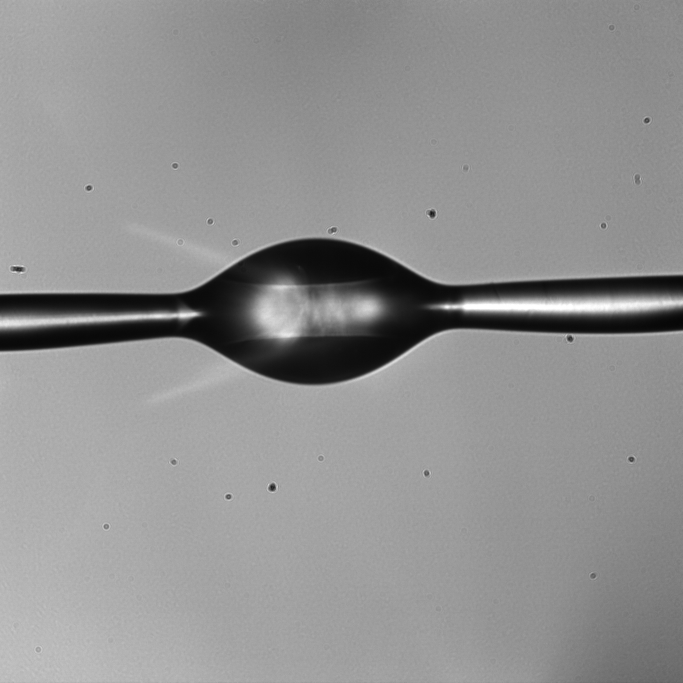
#> input picture python_assignments/fibdata/image1.jpg, 2048 x 2048 px (shown at 1/3 size)
$ python droplet_detect.py
#> lines starting #> are read from the running program, lines starting #| are printed output that depends on the picture; after the words box and inside, x2 and y2 are one past the last pixel; in counts of white or black regions, pixels touching at a corner belong together
import numpy as np
import cv2 as cv


img1 = cv.imread('image1.jpg')
#> img1 is the input picture: shape (2048, 2048, 3); min 5, max 255, mean 145.3
img = cv.resize(img1,(512,512))
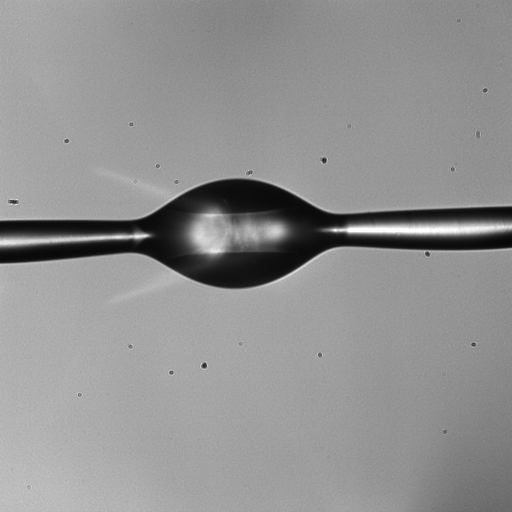
#> img: shape (512, 512, 3); min 7, max 255, mean 145.4
cv.namedWindow('track')

# threshold_var = 80

def output(x):
    print(x)

# Trackbar name, the image in connection, start varying point, end point, fuction to excute
cv.createTrackbar('thre', 'track', 50, 255, output)

while(1):
    threvar = cv.getTrackbarPos('thre', 'track')
    _, th1 = cv.threshold(img, threvar, 255, cv.THRESH_BINARY)
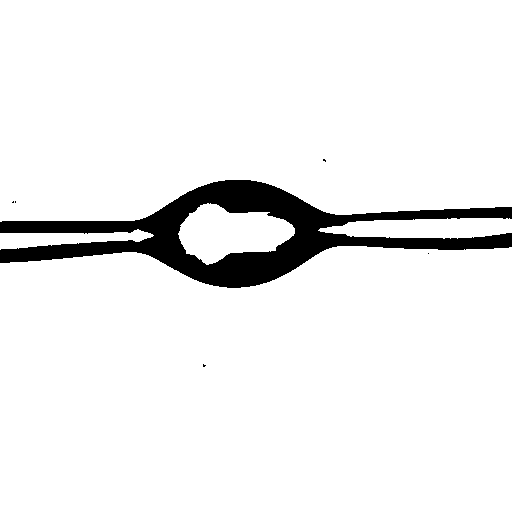
#> th1: shape (512, 512, 3); 93.3% white; 6 black regions (5 under 20 px), largest, box (x1, y1, x2, y2) and area: (0, 180, 512, 288) 17578
    # find the contours resulted from frames substraction
    cv.imshow('image', th1)
    k = cv.waitKey(1)
#> (key Esc is pressed here)
    if k == 27:
        break
    # now exploring different types of threshold
    # or Gaussian type [Numbers: threshold, number of pixels to be in calculation, the offset constant]
    # to get the color channels (RGB) from the trackbar
cv.destroyAllWindows()
